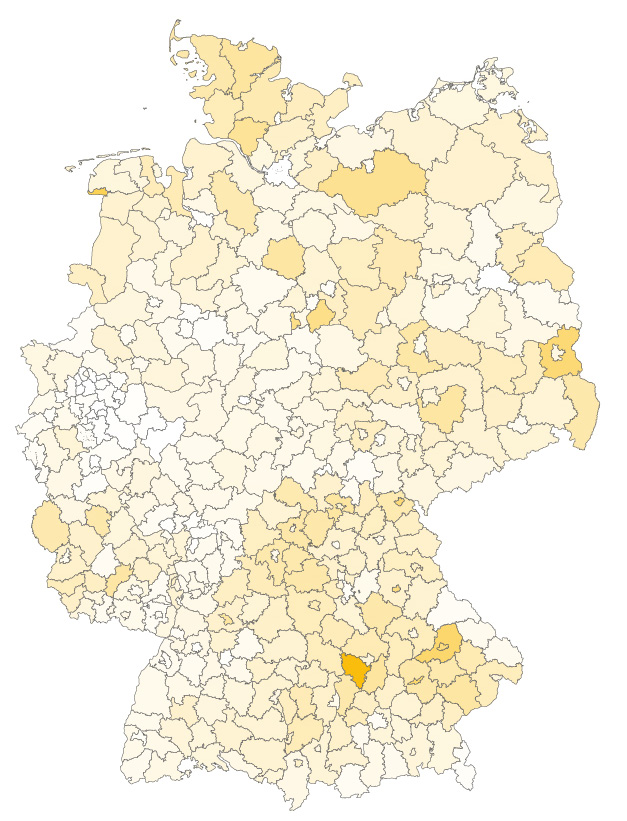
#> input picture validation/nep_colors/source_ground_B2037.png, 627 x 821 px
$ python -i crop_exports.py   (imports and definitions only)
#> lines starting #> are read from the running program, lines starting #| are printed output that depends on the picture
"""Crop exported artwork to its pixels; GIFs use one box for every frame."""

# Allow running this file directly from an editor or any working directory.
if __package__ in (None, ''):
    import sys
    from pathlib import Path
    sys.path.insert(0, str(Path(__file__).resolve().parents[2]))

from io import BytesIO
from pathlib import Path
import argparse
import json

from PIL import Image, ImageChops, ImageOps
import numpy as np


def save_image_atomic(image, target, **kwargs):
    """Write an image completely before replacing an existing output file."""
    target = Path(target)
    temporary = target.with_name(target.name + '.tmp')
    image.save(temporary, format='PNG', **kwargs)
    temporary.replace(target)


def content_box(image):
    rgba = image.convert('RGBA')
    alpha = rgba.getchannel('A')
    if alpha.getextrema()[0] < 255:
        return alpha.getbbox()
    # Older exports have an opaque white canvas.
    difference = ImageChops.difference(rgba.convert('RGB'), Image.new('RGB', rgba.size, 'white'))
    return difference.getbbox() or (0, 0, *rgba.size)


def union_box(boxes):
    boxes = [box for box in boxes if box is not None]
    if not boxes:
        raise ValueError('Cannot crop an empty figure')
    return (min(b[0] for b in boxes), min(b[1] for b in boxes),
            max(b[2] for b in boxes), max(b[3] for b in boxes))


def safety_margin(box):
    return max(8, round(min(box[2]-box[0], box[3]-box[1]) * .012))


def padded_crop(image, box, margin):
    rgba = image.convert('RGBA')
    fill = (255, 255, 255, 0) if rgba.getchannel('A').getextrema()[0] < 255 else (255, 255, 255, 255)
    return ImageOps.expand(rgba.crop(box), border=margin, fill=fill)


def already_padded(box, size, margin):
    return box == (margin, margin, size[0]-margin, size[1]-margin)


# [43 lines left out: functions save_cropped, save_animation_frame, validate_caption_layout, not called in this run]


def crop_file(path, margin=None):
    path = Path(path)
    with Image.open(path) as image:
#> image is the input picture: PIL image 627x821 RGB; mean R, G, B 246.8, 241.2, 224.4
        original_size = image.size
#> original_size = (627, 821)
        info = image.info.copy()
#> info = 0 items
        if image.format != 'GIF':
            box = union_box([content_box(image)])
#> in content_box, `alpha = rgba.getchannel('A')`: alpha: PIL image 627x821 L; every value is 255
#> in content_box, `difference = ImageChops.difference(rgba.convert('RGB'), Image.new('RGB..`:
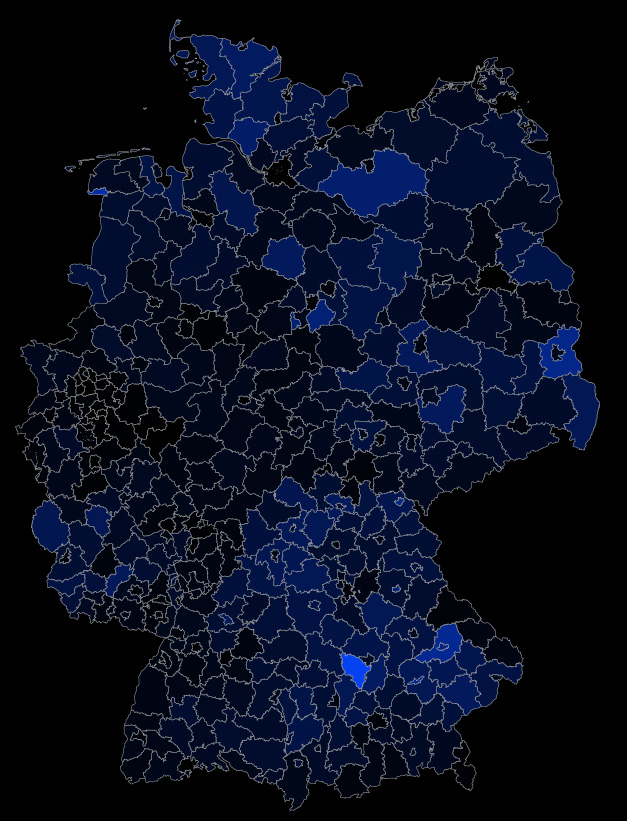
#> difference: PIL image 627x821 RGB; mean R, G, B 8.2, 13.8, 30.6
#> in union_box, `boxes = [box for box in boxes if box is not None]`: boxes = [(8, 16, 608, 816)]
#> box = (8, 16, 608, 816)
            padding = safety_margin(box) if margin is None else margin
#> padding = 8
            if already_padded(box, original_size, padding):
                return None
            cropped = padded_crop(image, box, padding)
#> in padded_crop, `fill = (255, 255, 255, 0) if rgba.getchannel('A').getextrema()[0] < 25..`: fill = (255, 255, 255, 255)
#> in padded_crop, `return ImageOps.expand(rgba.crop(box), border=margin, fill=fill)`:
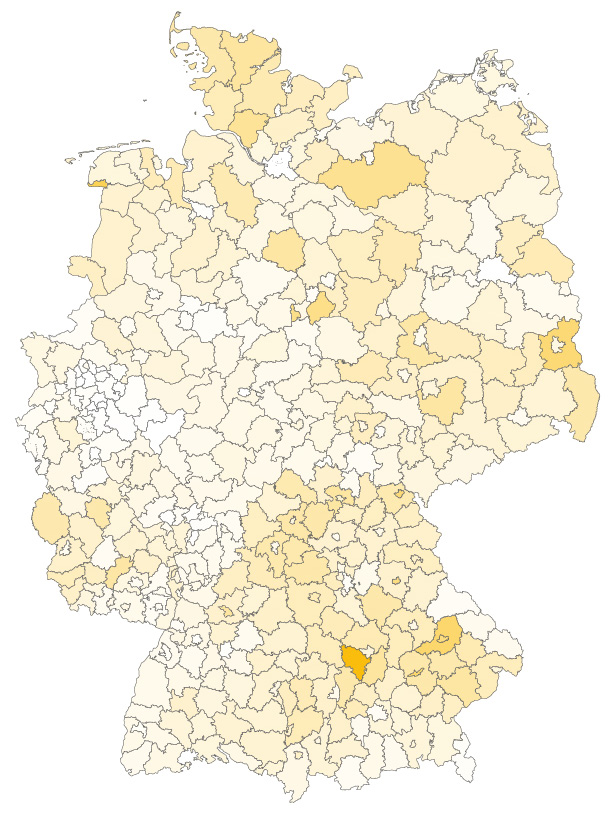
#> returned value: PIL image 616x816 RGBA; mean R, G, B, A 246.6, 240.8, 223.6, 255
            save_options = {'dpi': info['dpi']} if 'dpi' in info else {}
#> save_options = 0 items
            save_image_atomic(cropped, path, **save_options)
            return {'file': str(path), 'before': original_size, 'after': cropped.size}
        frames, durations, boxes = [], [], []
        for index in range(image.n_frames):
            image.seek(index)
            frame = image.convert('RGBA')
            frames.append(frame)
            durations.append(image.info.get('duration', 100))
            boxes.append(content_box(frame))
    box = union_box(boxes)
    padding = safety_margin(box) if margin is None else margin
    if already_padded(box, original_size, padding):
        return None
    transparent = any(frame.getchannel('A').getextrema()[0] == 0 for frame in frames)
    indexed = []
    for frame in frames:
        cropped = padded_crop(frame, box, padding)
        rgb = cropped.convert('RGB')
        alpha = cropped.getchannel('A')
        visible_box = alpha.getbbox()
        if visible_box:
            # Use an actual opaque pixel even when the bounding-box corner is empty.
            visible_color = rgb.getpixel(next((x, y) for y in range(visible_box[1], visible_box[3])
                                              for x in range(visible_box[0], visible_box[2])
                                              if alpha.getpixel((x, y)) == 255))
        else:
            visible_color = (0, 0, 0)
        rgb.paste(visible_color, mask=alpha.point(lambda value: 255-value))
        counts = rgb.getcolors(256)
        if counts is None or len(counts) > (255 if transparent else 256):
            raise ValueError('GIF palette cannot preserve all visible colors')
        colors = sorted(color for count, color in counts)
        packed_colors = np.array([(r << 16) | (g << 8) | b for r, g, b in colors], dtype=np.uint32)
        pixels = np.asarray(rgb, dtype=np.uint32)
        packed_pixels = (pixels[:, :, 0] << 16) | (pixels[:, :, 1] << 8) | pixels[:, :, 2]
        indices = np.searchsorted(packed_colors, packed_pixels).astype(np.uint8)
        indices[np.asarray(alpha) == 0] = 255
        while len(colors) < 256:
            colors.append(colors[0])
        indexed_frame = Image.fromarray(indices).convert('P')
        indexed_frame.putpalette([channel for color in colors for channel in color])
        if transparent:
            indexed_frame.info['transparency'] = 255
        indexed.append(indexed_frame)
    options = dict(save_all=True, append_images=indexed[1:], duration=durations,
                   disposal=2, optimize=False)
    if transparent:
        options.update(transparency=255, background=255)
    if 'loop' in info:
        options['loop'] = info['loop']
    if 'comment' in info:
        options['comment'] = info['comment']
    buffer = BytesIO()
    indexed[0].save(buffer, format='GIF', **options)
    buffer.seek(0)
    with Image.open(buffer) as check:
        assert check.n_frames == len(frames), 'Cropping changed GIF frame count'
        assert check.info.get('loop') == info.get('loop'), 'Cropping changed GIF playback'
        for index, frame in enumerate(frames):
            check.seek(index)
            expected = padded_crop(frame, box, padding)
            actual = check.convert('RGBA')
            assert check.info.get('duration', 100) == durations[index]
            assert actual.getchannel('A').tobytes() == expected.getchannel('A').tobytes()
            difference = ImageChops.difference(actual.convert('RGB'), expected.convert('RGB'))
            # RGB below transparent pixels is irrelevant; visible pixels must match.
            for channel in difference.split():
                assert ImageChops.multiply(channel, expected.getchannel('A')).getbbox() is None, 'GIF colors changed'
    path.write_bytes(buffer.getvalue())
    return {'file': str(path), 'before': original_size, 'after': indexed[0].size,
            'frames': len(frames)}


# [17 lines left out: function main, not called in this run]


# [2 lines not run here, left out]

>>> result = crop_file('../../../validation/nep_colors/source_ground_B2037.png')
